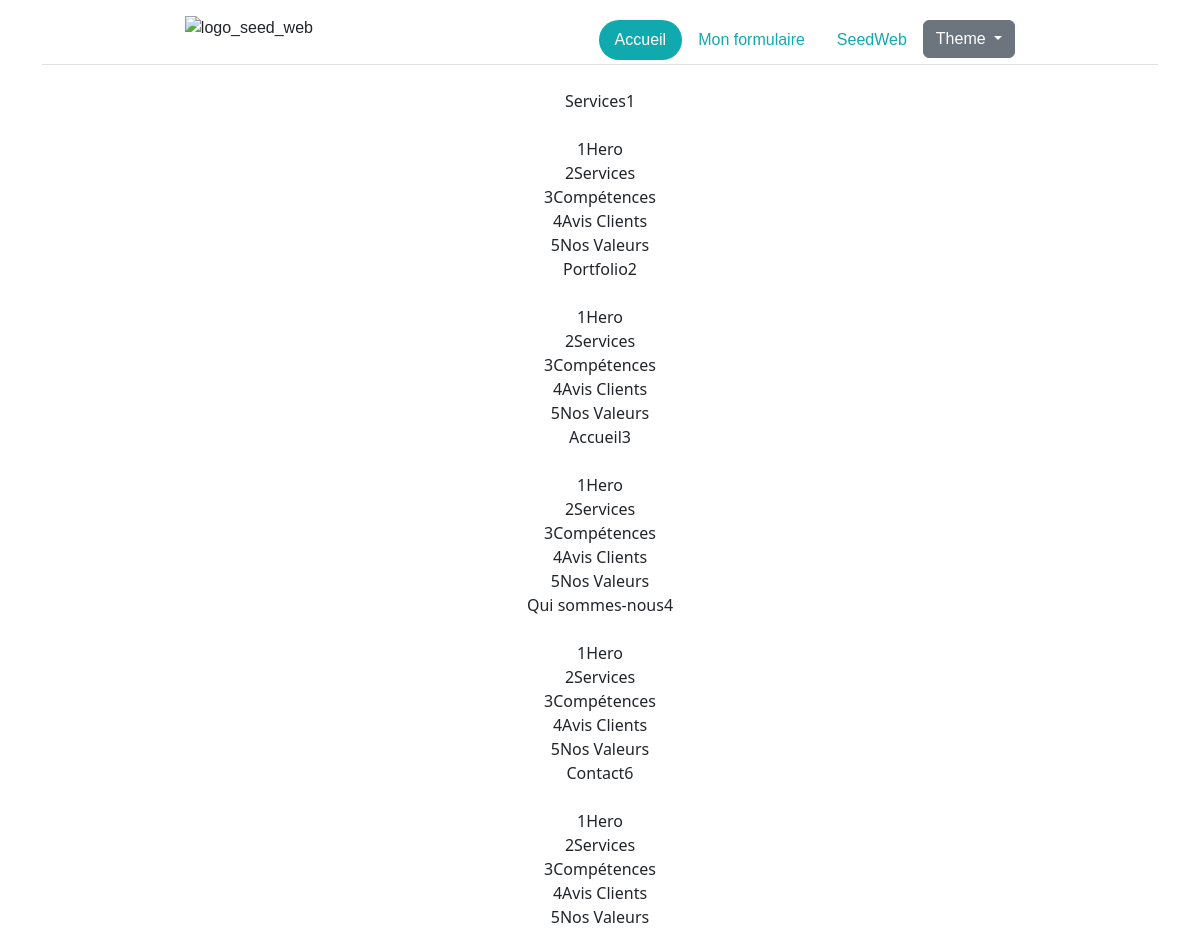
Page /mes_formulaires/index.php (signed in) on the earlier database version.
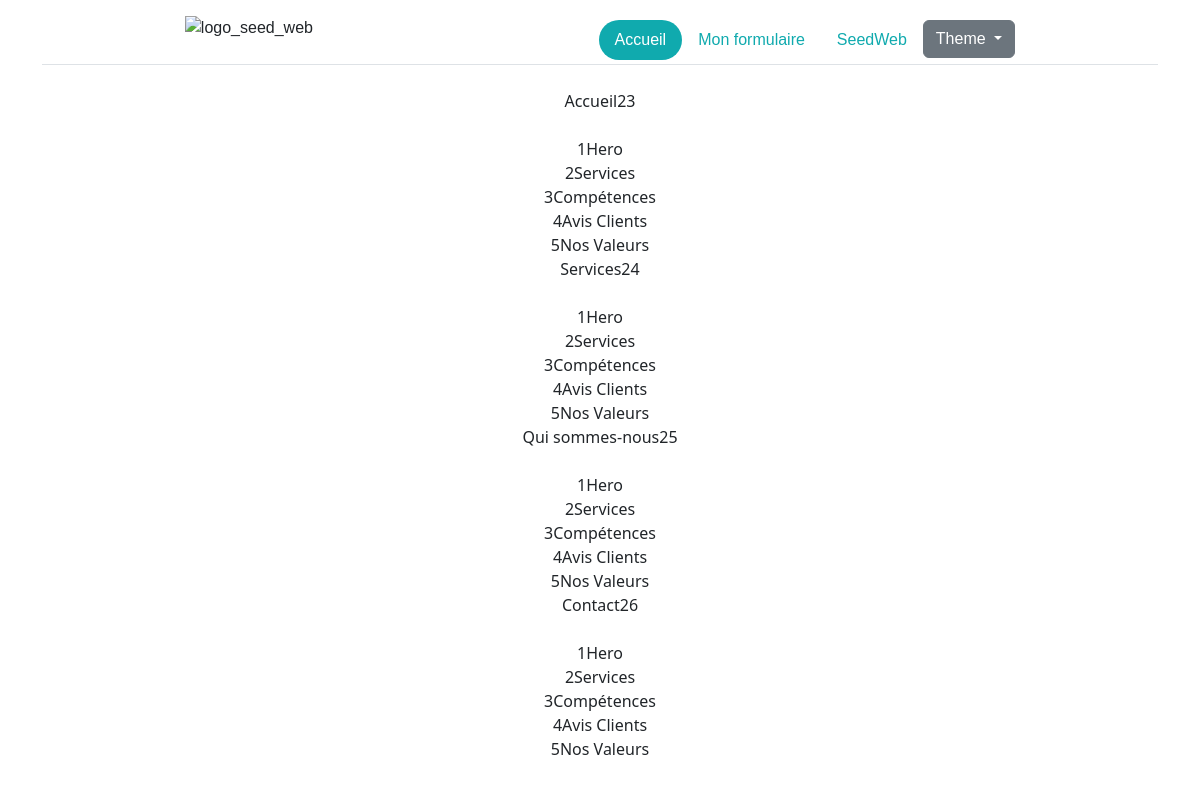
Same page on the later database version.
### tables this page shows
CREATE TABLE `page` (
  `id` int(11) NOT NULL,
  `site_id` int(11) NOT NULL,
  `nom` varchar(255) NOT NULL
);

CREATE TABLE `section` (
  `id` int(11) NOT NULL,
  `nom` varchar(255) NOT NULL
);

### mes_formulaires/index.php (the view, shortened to what this page needs)
<?php
include("../config/dbconnection.php");
    ?>
<!DOCTYPE HTML>
<html lang="fr" data-bs-theme="<?=$_SESSION["theme"]?>">
    <head>
        <link href="https://cdn.jsdelivr.net/npm/bootstrap@5.3.0-alpha1/dist/css/bootstrap.min.css" rel="stylesheet">
        <link rel="stylesheet" href="../css/style.css">
    </head>
    <body class="text-center w-100 m-auto">
<?php
include("../includes/header.php");
if(isset($_SESSION["role"])){
    if($_SESSION["role"] == "client"){
        $id = $_SESSION["id_client"];
        $req_site = $db->query("SELECT * FROM site where client_id = '$id'");
        $data_site = $req_site->fetch();
        $id_site = $data_site["id"];
        $req_page = $db->query("SELECT * FROM page where site_id = '$id_site'");
        $data_page = $req_page->fetchAll();
        foreach($data_page as $page){
            $req_section = $db->query("SELECT * FROM section");
            $data_section = $req_section->fetchAll();
            echo $page['nom'], $page['id'], "<br><br>";
            foreach($data_section as $section){
                echo $section["id"], $section["nom"], "<br>";
            }
        }
?>
<?php
}else{
?>
<h1>Pas d'autorisation pour accéder à cette page.</h1>
<?php
}}
    include("../includes/layout_bottom.php");
?>

### includes/header.php (shortened to what this page needs)
<?php
if(isset($_SESSION['role'])){
    if($_SESSION["role"] == "admin"){
    ?>
            <div class="container">
                <div class="d-flex justify-content-around align-items-center pt-3 mb-4 border-bottom">
                        <div>
                            <a href="../accueil/" class="d-flex align-items-center mb-3 mb-md-0 me-md-auto text-dark text-decoration-none">
                                <img class="mb-4" style="max-width: 150px;"src="https://seedweb.fr/wp-content/uploads/2022/12/Logo-seedweb-rectangle.png.webp" alt="logo_seed_web" >
                            </a>
                        </div>
                    <ul class="nav nav-pills">
                        <li class="nav-item"><a href="../accueil/" class="active nav-link bgSeed rounded-pill" aria-current="page">Accueil</a></li>
                        <li class="nav-item "><a href="../clients/" class="nav-link color_seedWeb">Clients</a></li>
                        <li class="nav-item "><a href="../modeles/" class="nav-link color_seedWeb">Modèles</a></li>
                        <li class="nav-item "><a href="../sites/" class="nav-link color_seedWeb">Sites</a></li>
                        <li class="nav-item "><a href="../sections/" class="nav-link color_seedWeb">Sections</a></li>
                        <li>
                            <div class="dropdown">
                                <button class="btn btn-secondary dropdown-toggle" type="button" data-bs-toggle="dropdown" aria-expanded="false">
                                    Theme
                                </button>
                                <ul class="dropdown-menu">
                                    <form method="POST">
                                        <li><input type="submit" name="dark" class="dropdown-item" value="Dark"/></li>
                                        <li><input type="submit" name="light" class="dropdown-item" value="Light"/></li>
                                    </form>
                                </ul>
                            </div>
                        </li>
                    </ul>
                </div>
            </div>
    <?php
    }else if($_SESSION["role"] == "client"){
    ?>
            <div class="container">
                <div class="d-flex justify-content-around align-items-center pt-3 mb-4 border-bottom">
                    <div>
                        <a href="../accueil/" class="d-flex align-items-center mb-3 mb-md-0 me-md-auto text-dark text-decoration-none">
                            <img class="mb-4" style="max-width: 150px;"src="https://seedweb.fr/wp-content/uploads/2022/12/Logo-seedweb-rectangle.png.webp" alt="logo_seed_web" >
                        </a>
                    </div>
                    <ul class="nav nav-pills">
                        <li class="nav-item"><a href="../accueil/" class="nav-link active bgSeed rounded-pill" aria-current="page">Accueil</a></li>
                        <li class="nav-item color_seedWeb"><a href="../mes_formulaires/" class="nav-link color_seedWeb">Mon formulaire</a></li>
                        <li class="nav-item color_seedWeb"><a href="https://seedweb.fr/" class="nav-link color_seedWeb">SeedWeb</a></li>
                        <li>
                            <div class="dropdown">
                                <button class="btn btn-secondary dropdown-toggle" type="button" data-bs-toggle="dropdown" aria-expanded="false">
                                    Theme
                                </button>
                            </div>
                        </li>
                    </ul>
                </div>
            </div>
    <?php
}}
?>

### includes/layout_bottom.php (shortened to what this page needs)
    </body>
</html>

### css/style.css (style rules this page uses)
.color_seedWeb { color: #10aaae; }
* { font-family: 'Nunito', sans-serif; }
.bgSeed { background-color: #10aaae !important; }

Differences in the rows shown:
removed page: nom "Services", id "1", section (id "1", nom "Hero"), section (id "2", nom "Services"), section (id "3", nom "Compétences"), section (id "4", nom "Avis Clients"), section (id "5", nom "Nos Valeurs")
removed page: nom "Portfolio", id "2", section (id "1", nom "Hero"), section (id "2", nom "Services"), section (id "3", nom "Compétences"), section (id "4", nom "Avis Clients"), section (id "5", nom "Nos Valeurs")
removed page: nom "Accueil", id "3", section (id "1", nom "Hero"), section (id "2", nom "Services"), section (id "3", nom "Compétences"), section (id "4", nom "Avis Clients"), section (id "5", nom "Nos Valeurs")
removed page: nom "Qui sommes-nous", id "4", section (id "1", nom "Hero"), section (id "2", nom "Services"), section (id "3", nom "Compétences"), section (id "4", nom "Avis Clients"), section (id "5", nom "Nos Valeurs")
removed page: nom "Contact", id "6", section (id "1", nom "Hero"), section (id "2", nom "Services"), section (id "3", nom "Compétences"), section (id "4", nom "Avis Clients"), section (id "5", nom "Nos Valeurs")
added page: nom "Accueil", id "23", section (id "1", nom "Hero"), section (id "2", nom "Services"), section (id "3", nom "Compétences"), section (id "4", nom "Avis Clients"), section (id "5", nom "Nos Valeurs")
added page: nom "Services", id "24", section (id "1", nom "Hero"), section (id "2", nom "Services"), section (id "3", nom "Compétences"), section (id "4", nom "Avis Clients"), section (id "5", nom "Nos Valeurs")
added page: nom "Qui sommes-nous", id "25", section (id "1", nom "Hero"), section (id "2", nom "Services"), section (id "3", nom "Compétences"), section (id "4", nom "Avis Clients"), section (id "5", nom "Nos Valeurs")
added page: nom "Contact", id "26", section (id "1", nom "Hero"), section (id "2", nom "Services"), section (id "3", nom "Compétences"), section (id "4", nom "Avis Clients"), section (id "5", nom "Nos Valeurs")
